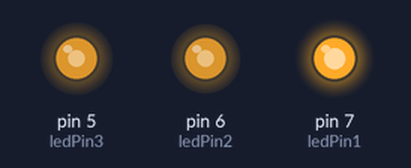
The sketch below on a simulated Arduino Uno, built with avr-gcc and run on an emulated ATmega328P. Parts: output pins drawn as LEDs (lit = HIGH). Random numbers use the default seed unless the sketch sets one.

Above: at 0.15 s.
At 1.98 s:
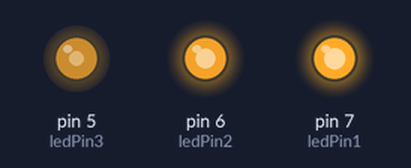
At 9.97 s:
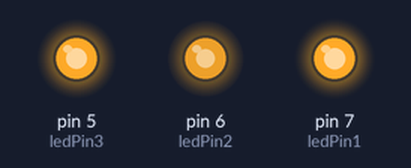
At 20.11 s:
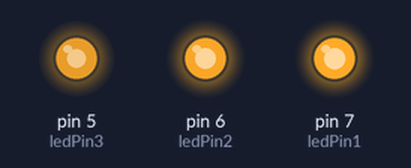
At 39.67 s:
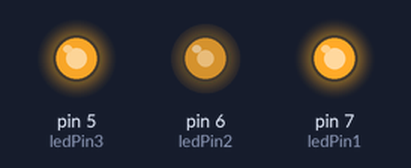
Timing chart, 0 to 39.9 s (numbered marks = the images above):
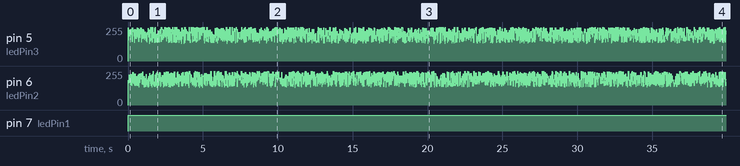

Measured:
- by itself, pin 7 (ledPin1): LOW → HIGH at 0.00 s

The sketch:

Tutorial_7_2.ino
```cpp
// (licence header left out)
//Efectos con LED RGB Parte 2

int ledPin1 = 7;
int ledPin2 = 6;
int ledPin3 = 5;

void setup()
{
pinMode(ledPin1, OUTPUT);
pinMode(ledPin2, OUTPUT);
pinMode(ledPin3, OUTPUT);
}

void loop()
{
analogWrite(ledPin1, random(120)+135);
analogWrite(ledPin2, random(120)+135);
analogWrite(ledPin3, random(120)+135);
delay(random(20));
}
```
